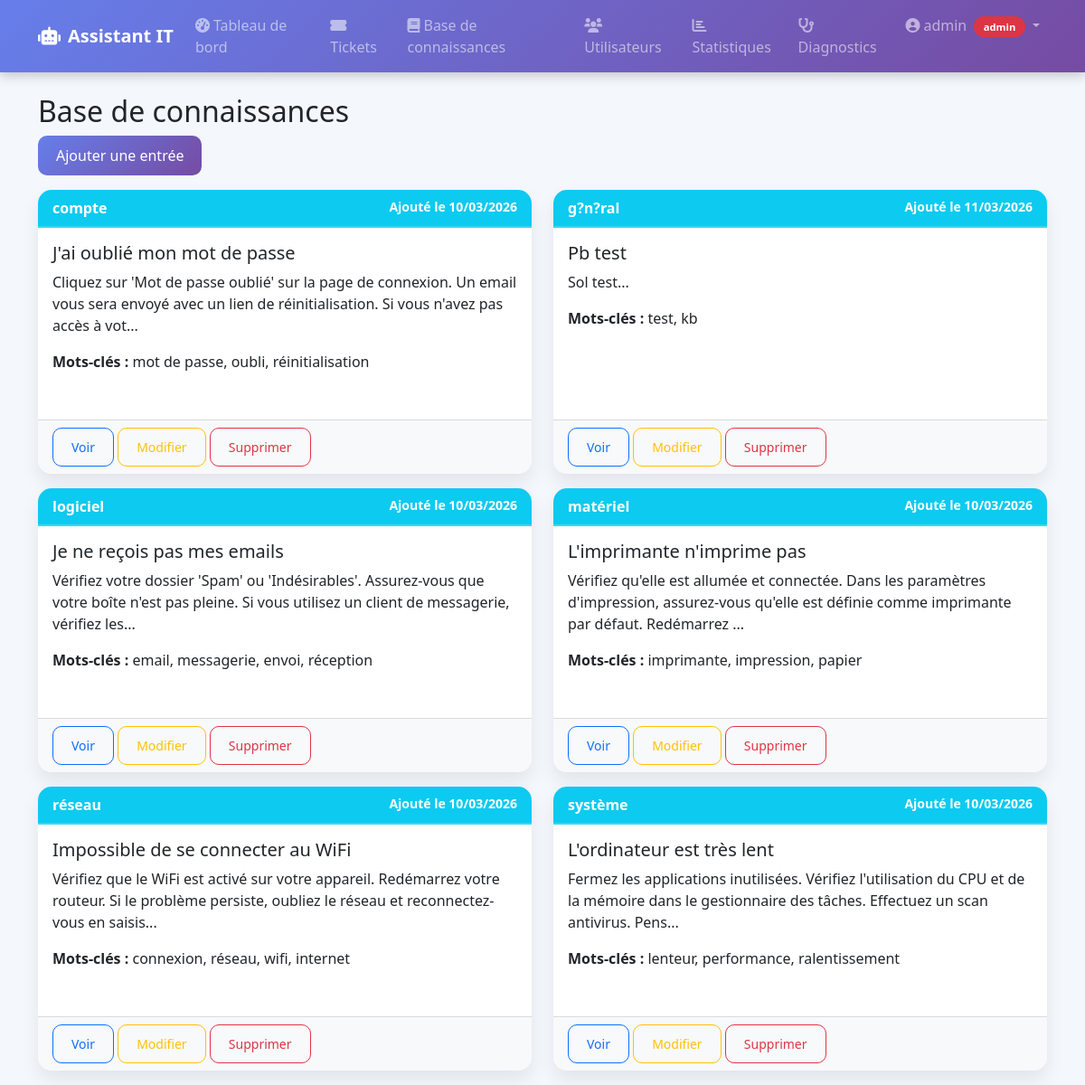
/knowledge/ (signed in), run on the app's committed database.
### it_assistant/models.py (models this page shows, shortened)
class User(db.Model, UserMixin):
    __tablename__ = 'users'
    id = db.Column(db.Integer, primary_key=True)
    username = db.Column(db.String(64), unique=True, nullable=False)
    email = db.Column(db.String(120), unique=True, nullable=False)
    password_hash = db.Column(db.String(128))
    role = db.Column(db.String(20), default='user')  # 'user', 'technician', 'admin'
    created_at = db.Column(db.DateTime, default=datetime.utcnow)
    tickets_created = db.relationship('Ticket', foreign_keys='Ticket.user_id', backref='author', lazy='dynamic')
    tickets_assigned = db.relationship('Ticket', foreign_keys='Ticket.assigned_to', backref='technician', lazy='dynamic')
    knowledge_entries = db.relationship('KnowledgeBase', backref='author', lazy='dynamic')
    settings = db.relationship('UserSettings', backref='user', uselist=False, cascade='all, delete-orphan')
    logs = db.relationship('Log', backref='user', lazy='dynamic')
    def is_technician(self):
        return self.role in ['technician', 'admin']
    def is_admin(self):
        return self.role == 'admin'

class KnowledgeBase(db.Model):
    __tablename__ = 'knowledge_base'
    id = db.Column(db.Integer, primary_key=True)
    keywords = db.Column(db.String(200), nullable=False)
    problem = db.Column(db.String(200), nullable=False)
    solution = db.Column(db.Text, nullable=False)
    category = db.Column(db.String(50), default='général')
    created_at = db.Column(db.DateTime, default=datetime.utcnow)
    updated_at = db.Column(db.DateTime, default=datetime.utcnow, onupdate=datetime.utcnow)
    author_id = db.Column(db.Integer, db.ForeignKey('users.id'), nullable=True)

### it_assistant/views/knowledge.py (the view)
@knowledge_bp.route('/')
@login_required
def list_knowledge():
    entries = KnowledgeBase.query.order_by(KnowledgeBase.category, KnowledgeBase.problem).all()
    return render_template('knowledge.html', entries=entries)

### it_assistant/models.py (called while the page is built)
@login_manager.user_loader
def load_user(user_id):
    return User.query.get(int(user_id))

### it_assistant/views/knowledge.py (called while the page is built)
@knowledge_bp.before_request
def restrict_to_admin():
    if current_user.is_authenticated and not current_user.is_admin():
        abort(403)

### it_assistant/templates/knowledge.html (shortened to what this page needs)
{% extends "base.html" %}
{% block content %}
<h2>Base de connaissances</h2>
{% if current_user.is_admin() %}
    <a href="{{ url_for('knowledge.new_entry') }}" class="btn btn-primary mb-3">Ajouter une entrée</a>
{% endif %}
<div class="row">
    {% for entry in entries %}
    <div class="col-md-6 mb-3">
        <div class="card h-100">
            <div class="card-header bg-info text-white d-flex justify-content-between">
                <span>{{ entry.category }}</span>
                <small>Ajouté le {{ entry.created_at.strftime('%d/%m/%Y') }}</small>
            </div>
            <div class="card-body">
                <h5 class="card-title">{{ entry.problem }}</h5>
                <p class="card-text">{{ entry.solution[:150] }}...</p>
                <p><strong>Mots-clés :</strong> {{ entry.keywords }}</p>
            </div>
            <div class="card-footer">
                <button class="btn btn-sm btn-outline-primary" data-bs-toggle="modal" data-bs-target="#modal-{{ entry.id }}">Voir</button>
                {% if current_user.is_admin() %}
                    <a href="{{ url_for('knowledge.edit_entry', entry_id=entry.id) }}" class="btn btn-sm btn-outline-warning">Modifier</a>
                    <form action="{{ url_for('knowledge.delete_entry', entry_id=entry.id) }}" method="POST" style="display:inline;">
                        <button type="submit" class="btn btn-sm btn-outline-danger" onclick="return confirm('Supprimer cette entrée ?');">Supprimer</button>
                    </form>
                {% endif %}
            </div>
        </div>
    </div>
    {% else %}
    <p>Aucune entrée dans la base de connaissances.</p>
    {% endfor %}
</div>
{% endblock %}

### it_assistant/templates/base.html (shortened to what this page needs)
<!DOCTYPE html>
<html lang="fr" data-theme="{{ current_user.settings.theme if current_user.is_authenticated and current_user.settings else 'light' }}">
<head>
    <link href="https://cdn.jsdelivr.net/npm/bootstrap@5.1.3/dist/css/bootstrap.min.css" rel="stylesheet">
    <link rel="stylesheet" href="https://cdnjs.cloudflare.com/ajax/libs/font-awesome/6.0.0-beta3/css/all.min.css">
    <link rel="stylesheet" href="{{ url_for('static', filename='css/style.css') }}">
</head>
<body>
    <nav class="navbar navbar-expand-lg navbar-dark" style="background: linear-gradient(135deg, #667eea 0%, #764ba2 100%); box-shadow: 0 4px 12px rgba(0,0,0,0.2);">
        <div class="container">
            <a class="navbar-brand fw-bold" href="{{ url_for('main.index') }}">
                <i class="fas fa-robot me-2"></i>Assistant IT
            </a>
            <div class="collapse navbar-collapse" id="navbarNav">
                <ul class="navbar-nav ms-auto">
                    {% if current_user.is_authenticated %}
                        <li class="nav-item">
                            <a class="nav-link" href="{{ url_for('main.dashboard') }}">
                                <i class="fas fa-tachometer-alt me-1"></i>Tableau de bord
                            </a>
                        </li>
                        {% if current_user.is_technician() or current_user.is_admin() %}
                            <li class="nav-item">
                                <a class="nav-link" href="{{ url_for('tickets.list_tickets') }}">
                                    <i class="fas fa-ticket-alt me-1"></i>Tickets
                                </a>
                            </li>
                        {% endif %}
                        {% if current_user.is_admin() %}
                            <li class="nav-item">
                                <a class="nav-link" href="{{ url_for('knowledge.list_knowledge') }}">
                                    <i class="fas fa-book me-1"></i>Base de connaissances
                                </a>
                            </li>
                            <li class="nav-item">
                                <a class="nav-link" href="{{ url_for('admin.list_users') }}">
                                    <i class="fas fa-users me-1"></i>Utilisateurs
                                </a>
                            </li>
                            <li class="nav-item">
                                <a class="nav-link" href="{{ url_for('admin.stats') }}">
                                    <i class="fas fa-chart-bar me-1"></i>Statistiques
                                </a>
                            </li>
                        {% endif %}
                        <li class="nav-item">
                            <a class="nav-link" href="{{ url_for('main.diagnostic') }}">
                                <i class="fas fa-stethoscope me-1"></i>Diagnostics
                            </a>
                        </li>
                        <li class="nav-item dropdown">
                            <a class="nav-link dropdown-toggle" href="#" id="userDropdown" role="button" data-bs-toggle="dropdown">
                                <i class="fas fa-user-circle me-1"></i>{{ current_user.username }}
                                <span class="badge bg-{{ 'danger' if current_user.role=='admin' else 'warning' if current_user.role=='technician' else 'secondary' }} ms-1">
                                    {{ current_user.role }}
                                </span>
                            </a>
                        </li>
                    {% endif %}
                </ul>
            </div>
        </div>
    </nav>
    <div class="container mt-4">
        {% block content %}{% endblock %}
    </div>
</body>
</html>

### it_assistant/static/css/style.css (style rules this page uses)
:root { --app-bg: #f4f7fc; --app-text: #212529; --app-muted: #6c757d; --app-surface: #ffffff; --app-surface-2: #f8f9fa; --app-border: #dee2e6; }
body { background-color: var(--app-bg); color: var(--app-text); font-family: 'Segoe UI', Tahoma, Geneva, Verdana, sans-serif; }
.card { border-radius: 15px; border: none; box-shadow: 0 10px 20px rgba(0,0,0,0.08); transition: transform 0.2s, box-shadow 0.2s; background-color: var(--app-surface); margin-bottom: 20px; }
.card-header { border-radius: 15px 15px 0 0 !important; font-weight: 600; border-bottom: 2px solid rgba(255,255,255,0.2); }
.card-footer { border-radius: 0 0 15px 15px !important; background-color: var(--app-surface-2); }
.card, .alert { animation: fadeIn 0.3s ease-out; }
.btn { border-radius: 10px; padding: 10px 20px; font-weight: 500; }
.btn-primary { background: linear-gradient(135deg, #667eea 0%, #764ba2 100%); border: none; }
.navbar .badge { font-size: 0.7rem; padding: 0.35rem 0.65rem; border-radius: 30px; }

### data on the page
User: username "admin", role "admin"
KnowledgeBase: category "compte", created_at "10/03/2026", problem "J'ai oublié mon mot de passe", solution "Cliquez sur 'Mot de passe oublié' sur la page de connexion. Un email vous sera envoyé avec un lien de réinitialisation. Si vous n'avez pas accès à vot", keywords "mot de passe, oubli, réinitialisation"
KnowledgeBase: category "g?n?ral", created_at "11/03/2026", problem "Pb test", solution "Sol test", keywords "test, kb"
KnowledgeBase: category "logiciel", created_at "10/03/2026", problem "Je ne reçois pas mes emails", solution "Vérifiez votre dossier 'Spam' ou 'Indésirables'. Assurez-vous que votre boîte n'est pas pleine. Si vous utilisez un client de messagerie, vérifiez les", keywords "email, messagerie, envoi, réception"
KnowledgeBase: category "matériel", created_at "10/03/2026", problem "L'imprimante n'imprime pas", solution "Vérifiez qu'elle est allumée et connectée. Dans les paramètres d'impression, assurez-vous qu'elle est définie comme imprimante par défaut. Redémarrez", keywords "imprimante, impression, papier"
KnowledgeBase: category "réseau", created_at "10/03/2026", problem "Impossible de se connecter au WiFi", solution "Vérifiez que le WiFi est activé sur votre appareil. Redémarrez votre routeur. Si le problème persiste, oubliez le réseau et reconnectez-vous en saisis", keywords "connexion, réseau, wifi, internet"
KnowledgeBase: category "système", created_at "10/03/2026", problem "L'ordinateur est très lent", solution "Fermez les applications inutilisées. Vérifiez l'utilisation du CPU et de la mémoire dans le gestionnaire des tâches. Effectuez un scan antivirus. Pens", keywords "lenteur, performance, ralentissement"
